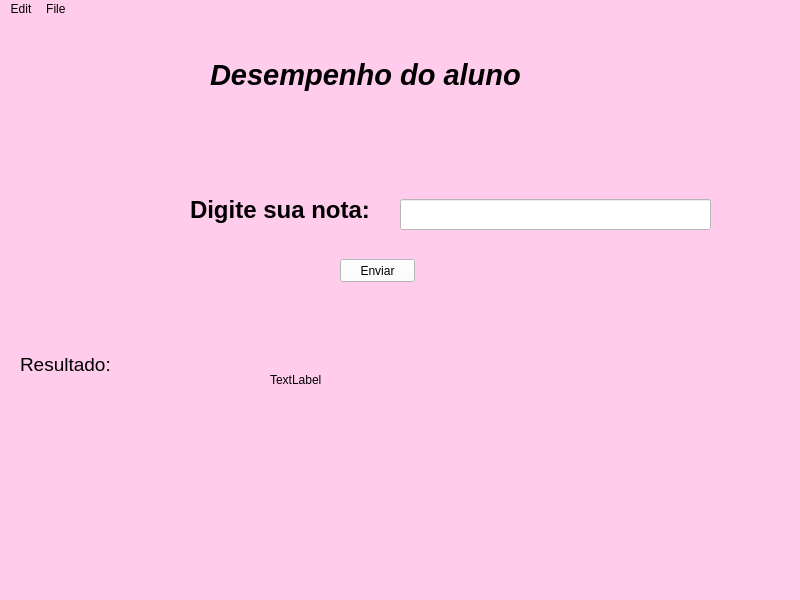
<?xml version="1.0" encoding="UTF-8"?>
<ui version="4.0">
 <class>MainWindow</class>
 <widget class="QMainWindow" name="MainWindow">
  <property name="geometry">
   <rect>
    <x>0</x>
    <y>0</y>
    <width>800</width>
    <height>600</height>
   </rect>
  </property>
  <property name="windowTitle">
   <string>MainWindow</string>
  </property>
  <property name="styleSheet">
   <string notr="true">background-color: #ffccec;</string>
  </property>
  <widget class="QWidget" name="centralwidget">
   <widget class="QLabel" name="label">
    <property name="geometry">
     <rect>
      <x>190</x>
      <y>170</y>
      <width>191</width>
      <height>41</height>
     </rect>
    </property>
    <property name="font">
     <font>
      <pointsize>18</pointsize>
      <weight>75</weight>
      <bold>true</bold>
     </font>
    </property>
    <property name="text">
     <string>Digite sua nota:  </string>
    </property>
   </widget>
   <widget class="QLineEdit" name="lineEdit_nota">
    <property name="geometry">
     <rect>
      <x>400</x>
      <y>180</y>
      <width>311</width>
      <height>31</height>
     </rect>
    </property>
    <property name="styleSheet">
     <string notr="true">background-color: #ffffff;</string>
    </property>
   </widget>
   <widget class="QLabel" name="label_resultado">
    <property name="geometry">
     <rect>
      <x>20</x>
      <y>310</y>
      <width>261</width>
      <height>71</height>
     </rect>
    </property>
    <property name="font">
     <font>
      <pointsize>14</pointsize>
     </font>
    </property>
    <property name="text">
     <string>Resultado:</string>
    </property>
   </widget>
   <widget class="QLabel" name="label_3">
    <property name="geometry">
     <rect>
      <x>210</x>
      <y>30</y>
      <width>341</width>
      <height>51</height>
     </rect>
    </property>
    <property name="font">
     <font>
      <pointsize>22</pointsize>
      <weight>75</weight>
      <italic>true</italic>
      <bold>true</bold>
     </font>
    </property>
    <property name="text">
     <string>Desempenho do aluno </string>
    </property>
   </widget>
   <widget class="QLabel" name="label_4">
    <property name="geometry">
     <rect>
      <x>20</x>
      <y>130</y>
      <width>141</width>
      <height>121</height>
     </rect>
    </property>
    <property name="text">
     <string/>
    </property>
    <property name="pixmap">
     <pixmap>../../../Downloads/𝙲𝚁𝙴_ 巴辣辣.jpg</pixmap>
    </property>
    <property name="scaledContents">
     <bool>true</bool>
    </property>
   </widget>
   <widget class="QPushButton" name="pushButton_classificar">
    <property name="geometry">
     <rect>
      <x>340</x>
      <y>240</y>
      <width>75</width>
      <height>23</height>
     </rect>
    </property>
    <property name="styleSheet">
     <string notr="true">background-color: #ffffff;</string>
    </property>
    <property name="text">
     <string>Enviar</string>
    </property>
   </widget>
   <widget class="QLabel" name="label_imagem">
    <property name="geometry">
     <rect>
      <x>270</x>
      <y>290</y>
      <width>171</width>
      <height>141</height>
     </rect>
    </property>
    <property name="text">
     <string>TextLabel</string>
    </property>
   </widget>
  </widget>
  <widget class="QStatusBar" name="statusbar"/>
  <widget class="QMenuBar" name="menuBar">
   <property name="geometry">
    <rect>
     <x>0</x>
     <y>0</y>
     <width>800</width>
     <height>21</height>
    </rect>
   </property>
   <widget class="QMenu" name="menuEdit">
    <property name="title">
     <string>Edit</string>
    </property>
   </widget>
   <widget class="QMenu" name="menuFile">
    <property name="title">
     <string>File </string>
    </property>
   </widget>
   <addaction name="menuEdit"/>
   <addaction name="menuFile"/>
  </widget>
 </widget>
 <resources/>
 <connections/>
</ui>
